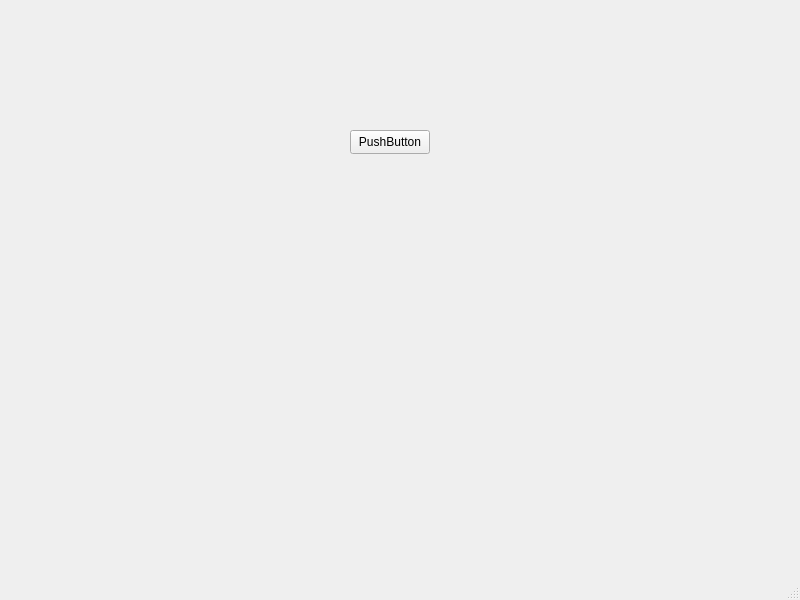
<?xml version="1.0" encoding="UTF-8"?>
<ui version="4.0">
 <class>MainWindow</class>
 <widget class="QMainWindow" name="MainWindow">
  <property name="geometry">
   <rect>
    <x>0</x>
    <y>0</y>
    <width>800</width>
    <height>600</height>
   </rect>
  </property>
  <property name="windowTitle">
   <string>MainWindow</string>
  </property>
  <widget class="QWidget" name="centralwidget">
   <widget class="QPushButton" name="pushButton">
    <property name="geometry">
     <rect>
      <x>350</x>
      <y>130</y>
      <width>80</width>
      <height>24</height>
     </rect>
    </property>
    <property name="text">
     <string>PushButton</string>
    </property>
   </widget>
  </widget>
  <widget class="QMenuBar" name="menubar">
   <property name="geometry">
    <rect>
     <x>0</x>
     <y>0</y>
     <width>800</width>
     <height>21</height>
    </rect>
   </property>
  </widget>
  <widget class="QStatusBar" name="statusbar"/>
 </widget>
 <resources/>
 <connections/>
</ui>
